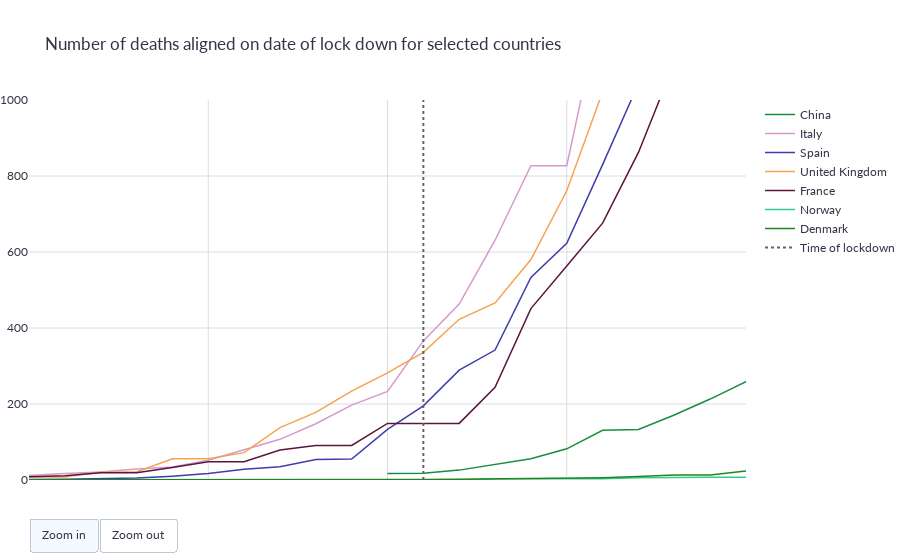

The code cell stored with this chart in its notebook:
### Code cell
fig = plots.aligned_on_lockdown(deaths)
fig.show()
data['plots']['figure_5'] = fig.to_json()

### Figure 1 — Plotly figure (JSON) as saved in the notebook; plotly's stock layout.template omitted (floating-point values rounded to 4 significant figures)
{"data": [{"hoverinfo": "none", "hovertemplate": "Total deaths: %{y}<br>Day: %{x}", "line": {"width": 1.5}, "marker": {"color": "rgb(20,143,61)"}, "mode": "lines", "name": "China", "type": "scatter", "x": [0, 1, 2, 3, 4, 5, 6, 7, 8, 9, 10, 11, 12, 13, 14, 15, 16, 17, 18, 19, 20, 21, 22, 23, 24, 25, 26, 27, 28, 29, 30, 31, 32, 33, 34, 35, 36, 37, 38, 39, 40, 41, 42, 43, 44, 45, 46, 47, 48, 49, 50, 51, 52, 53, 54, 55, 56, 57, 58, 59, 60, 61, 62, 63, 64, 65, 66, 67, 68, 69, 70, 71, 72, 73, 74, 75, 76, 77, 78, 79, 80, 81, 82, 83, 84, 85, 86, 87, 88, 89, 90, 91, 92, 93, 94, 95, 96, 97, 98, 99, 100, 101, 102, 103, 104, 105, 106, 107, 108, 109, 110, 111, 112, 113, 114, 115, 116, 117, 118, 119, 120, 121, 122, 123, 124, 125, 126, 127], "y": [null, null, null, null, null, null, null, null, null, null, null, null, null, null, null, null, null, null, null, null, null, null, null, null, null, null, null, null, null, null, null, null, null, null, null, null, null, null, null, null, null, null, null, null, null, null, null, null, null, null, null, null, null, null, null, null, null, null, null, null, 17, 18, 26, 42, 56, 82, 131, 133, 171, 213, 259, 361, 425, 491, 563, 633, 718, 805, 905, 1012, 1112, 1117, 1369, 1521, 1663, 1766, 1864, 2003, 2116, 2238, 2238, 2443, 2445, 2595, 2665, 2717, 2746, 2790, 2837, 2872, 2914, 2947, 2983, 3015, 3044, 3072, 3100, 3123, 3139, 3161, 3172, 3180, 3193, 3203, 3217, 3230, 3241, 3249, 3253, 3259, 3274, 3274, 3281, 3285, 3291, 3296, 3299, 3304]}, {"hoverinfo": "none", "hovertemplate": "Total deaths: %{y}<br>Day: %{x}", "line": {"width": 1.5}, "marker": {"color": "rgb(214,153,204)"}, "mode": "lines", "name": "Italy", "type": "scatter", "x": [0, 1, 2, 3, 4, 5, 6, 7, 8, 9, 10, 11, 12, 13, 14, 15, 16, 17, 18, 19, 20, 21, 22, 23, 24, 25, 26, 27, 28, 29, 30, 31, 32, 33, 34, 35, 36, 37, 38, 39, 40, 41, 42, 43, 44, 45, 46, 47, 48, 49, 50, 51, 52, 53, 54, 55, 56, 57, 58, 59, 60, 61, 62, 63, 64, 65, 66, 67, 68, 69, 70, 71, 72, 73, 74, 75, 76, 77, 78, 79, 80, 81, 82], "y": [null, null, null, null, null, null, null, null, null, null, null, null, null, null, null, 0, 0, 0, 0, 0, 0, 0, 0, 0, 0, 0, 0, 0, 0, 0, 0, 0, 0, 0, 0, 0, 0, 0, 0, 0, 0, 0, 0, 0, 0, 1, 2, 3, 7, 10, 12, 17, 21, 29, 34, 52, 79, 107, 148, 197, 233, 366, 463, 631, 827, 827, 1266, 1441, 1809, 2158, 2503, 2978, 3405, 4032, 4825, 5476, 6077, 6820, 7503, 8215, 9134, 10023, 10779]}, {"hoverinfo": "none", "hovertemplate": "Total deaths: %{y}<br>Day: %{x}", "line": {"width": 1.5}, "marker": {"color": "rgb(61,61,173)"}, "mode": "lines", "name": "Spain", "type": "scatter", "x": [0, 1, 2, 3, 4, 5, 6, 7, 8, 9, 10, 11, 12, 13, 14, 15, 16, 17, 18, 19, 20, 21, 22, 23, 24, 25, 26, 27, 28, 29, 30, 31, 32, 33, 34, 35, 36, 37, 38, 39, 40, 41, 42, 43, 44, 45, 46, 47, 48, 49, 50, 51, 52, 53, 54, 55, 56, 57, 58, 59, 60, 61, 62, 63, 64, 65, 66, 67, 68, 69, 70, 71, 72, 73, 74, 75, 76], "y": [null, null, null, null, null, null, null, null, null, 0, 0, 0, 0, 0, 0, 0, 0, 0, 0, 0, 0, 0, 0, 0, 0, 0, 0, 0, 0, 0, 0, 0, 0, 0, 0, 0, 0, 0, 0, 0, 0, 0, 0, 0, 0, 0, 0, 0, 0, 0, 1, 2, 3, 5, 10, 17, 28, 35, 54, 55, 133, 195, 289, 342, 533, 623, 830, 1043, 1375, 1772, 2311, 2808, 3647, 4365, 5138, 5982, 6803]}, {"hoverinfo": "none", "hovertemplate": "Total deaths: %{y}<br>Day: %{x}", "line": {"width": 1.5}, "marker": {"color": "rgb(245,163,82)"}, "mode": "lines", "name": "United Kingdom", "type": "scatter", "x": [0, 1, 2, 3, 4, 5, 6, 7, 8, 9, 10, 11, 12, 13, 14, 15, 16, 17, 18, 19, 20, 21, 22, 23, 24, 25, 26, 27, 28, 29, 30, 31, 32, 33, 34, 35, 36, 37, 38, 39, 40, 41, 42, 43, 44, 45, 46, 47, 48, 49, 50, 51, 52, 53, 54, 55, 56, 57, 58, 59, 60, 61, 62, 63, 64, 65, 66, 67], "y": [0, 0, 0, 0, 0, 0, 0, 0, 0, 0, 0, 0, 0, 0, 0, 0, 0, 0, 0, 0, 0, 0, 0, 0, 0, 0, 0, 0, 0, 0, 0, 0, 0, 0, 0, 0, 0, 0, 0, 0, 0, 0, 0, 1, 2, 2, 3, 4, 6, 8, 8, 8, 21, 21, 56, 56, 72, 138, 178, 234, 282, 336, 423, 466, 580, 761, 1021, 1231]}, {"hoverinfo": "none", "hovertemplate": "Total deaths: %{y}<br>Day: %{x}", "line": {"width": 1.5}, "marker": {"color": "rgb(92,20,61)"}, "mode": "lines", "name": "France", "type": "scatter", "x": [0, 1, 2, 3, 4, 5, 6, 7, 8, 9, 10, 11, 12, 13, 14, 15, 16, 17, 18, 19, 20, 21, 22, 23, 24, 25, 26, 27, 28, 29, 30, 31, 32, 33, 34, 35, 36, 37, 38, 39, 40, 41, 42, 43, 44, 45, 46, 47, 48, 49, 50, 51, 52, 53, 54, 55, 56, 57, 58, 59, 60, 61, 62, 63, 64, 65, 66, 67, 68, 69, 70, 71, 72, 73], "y": [null, null, null, null, null, null, 0, 0, 0, 0, 0, 0, 0, 0, 0, 0, 0, 0, 0, 0, 0, 0, 0, 0, 0, 0, 0, 0, 0, 0, 1, 1, 1, 1, 1, 1, 1, 1, 1, 1, 1, 2, 2, 2, 2, 2, 3, 4, 4, 6, 9, 11, 19, 19, 33, 48, 48, 79, 91, 91, 149, 149, 149, 244, 451, 563, 676, 862, 1102, 1333, 1698, 1997, 2317, 2611]}, {"hoverinfo": "none", "hovertemplate": "Total deaths: %{y}<br>Day: %{x}", "line": {"width": 1.5}, "marker": {"color": "rgb(51,204,143)"}, "mode": "lines", "name": "Norway", "type": "scatter", "x": [0, 1, 2, 3, 4, 5, 6, 7, 8, 9, 10, 11, 12, 13, 14, 15, 16, 17, 18, 19, 20, 21, 22, 23, 24, 25, 26, 27, 28, 29, 30, 31, 32, 33, 34, 35, 36, 37, 38, 39, 40, 41, 42, 43, 44, 45, 46, 47, 48, 49, 50, 51, 52, 53, 54, 55, 56, 57, 58, 59, 60, 61, 62, 63, 64, 65, 66, 67, 68, 69, 70, 71, 72, 73, 74, 75, 76, 77, 78], "y": [null, null, null, null, null, null, null, null, null, null, null, 0, 0, 0, 0, 0, 0, 0, 0, 0, 0, 0, 0, 0, 0, 0, 0, 0, 0, 0, 0, 0, 0, 0, 0, 0, 0, 0, 0, 0, 0, 0, 0, 0, 0, 0, 0, 0, 0, 0, 0, 0, 0, 0, 0, 0, 0, 0, 0, 0, 0, 0, 0, 3, 3, 3, 3, 6, 7, 7, 7, 7, 10, 12, 14, 14, 19, 23, 25]}, {"hoverinfo": "none", "hovertemplate": "Total deaths: %{y}<br>Day: %{x}", "line": {"width": 1.5}, "marker": {"color": "rgb(31,133,31)"}, "mode": "lines", "name": "Denmark", "type": "scatter", "x": [0, 1, 2, 3, 4, 5, 6, 7, 8, 9, 10, 11, 12, 13, 14, 15, 16, 17, 18, 19, 20, 21, 22, 23, 24, 25, 26, 27, 28, 29, 30, 31, 32, 33, 34, 35, 36, 37, 38, 39, 40, 41, 42, 43, 44, 45, 46, 47, 48, 49, 50, 51, 52, 53, 54, 55, 56, 57, 58, 59, 60, 61, 62, 63, 64, 65, 66, 67, 68, 69, 70, 71, 72, 73, 74, 75, 76], "y": [null, null, null, null, null, null, null, null, null, 0, 0, 0, 0, 0, 0, 0, 0, 0, 0, 0, 0, 0, 0, 0, 0, 0, 0, 0, 0, 0, 0, 0, 0, 0, 0, 0, 0, 0, 0, 0, 0, 0, 0, 0, 0, 0, 0, 0, 0, 0, 0, 0, 0, 0, 0, 0, 0, 0, 0, 0, 0, 1, 2, 3, 4, 4, 6, 9, 13, 13, 24, 32, 34, 41, 52, 65, 72]}, {"line": {"dash": "dot"}, "marker": {"color": "rgb(100,100,100)"}, "mode": "lines", "name": "Time of lockdown", "type": "scatter", "x": [61, 61], "y": [0, 10779]}], "layout": {"font": {"color": "#333447", "family": "Lato, Helvetica"}, "margin": {"l": 0, "pad": 0, "r": 0}, "paper_bgcolor": "rgba(0,0,0,0)", "plot_bgcolor": "rgba(0,0,0,0)", "title": {"text": "Number of deaths aligned on date of lock down for selected countries"}, "updatemenus": [{"buttons": [{"args": [{"xaxis.range": [50, 70], "yaxis.range": [0, 1000]}], "label": "Zoom in", "method": "relayout"}, {"args": [{"xaxis.range": [50, 119], "yaxis.range": [0, 10779]}], "label": "Zoom out", "method": "relayout"}], "direction": "left", "pad": {"r": 0, "t": 0}, "showactive": true, "type": "buttons", "x": 0, "xanchor": "left", "y": -0.1, "yanchor": "top"}], "xaxis": {"gridcolor": "rgb(220,220,220)", "gridwidth": 1, "nticks": 5, "range": [50, 70], "showgrid": true, "showticklabels": false}, "yaxis": {"gridcolor": "rgb(220,220,220)", "gridwidth": 1, "range": [0, 1000], "showgrid": true}}}
